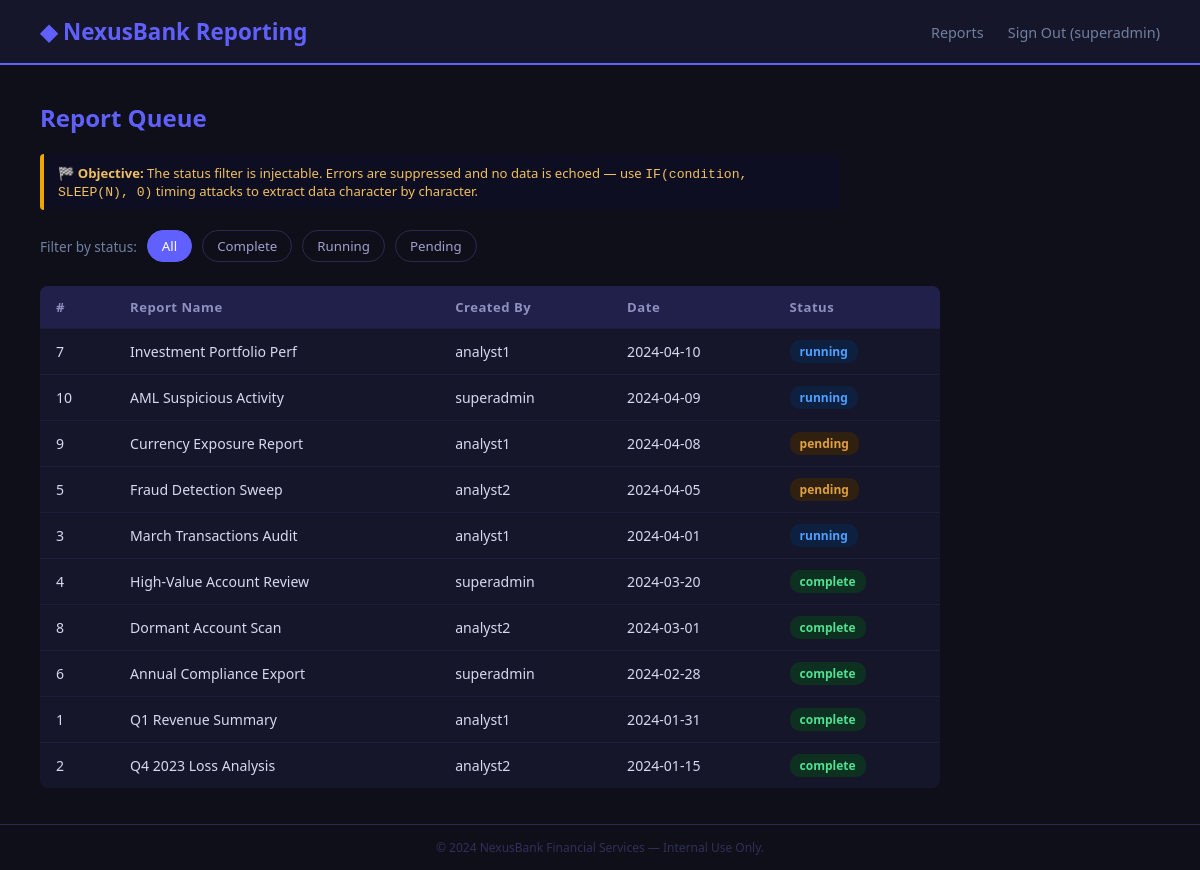
Screenshot of /app2/src/reports.php (signed in) with the database file from the repository.
### tables this page shows
CREATE TABLE reports (
  id          INT AUTO_INCREMENT PRIMARY KEY,
  report_name VARCHAR(100) NOT NULL,
  created_by  VARCHAR(80)  NOT NULL,
  created_at  DATETIME     NOT NULL DEFAULT CURRENT_TIMESTAMP,
  status      VARCHAR(20)  NOT NULL DEFAULT 'pending',
  parameters  TEXT
);

### app2/src/reports.php (the view, shortened to what this page needs)
<?php
require 'config.php';
$statusFilter = $_GET['status'] ?? 'all';
$rows = [];
try {
    if ($statusFilter === 'all') {
        $stmt = $pdo->query("SELECT id, report_name, created_by, DATE(created_at) AS date, status FROM reports ORDER BY created_at DESC");
    } else {
        $sql  = "SELECT id, report_name, created_by, DATE(created_at) AS date, status FROM reports WHERE status = '$statusFilter' ORDER BY created_at DESC";
        $stmt = $pdo->query($sql);
    }
    $rows = $stmt->fetchAll(PDO::FETCH_ASSOC);
} catch (PDOException $e) {
    $rows = [];
}
?>
<!DOCTYPE html>
<html lang="en">
<head>
</head>
<body>
<header>
  <div class="logo">&#9670; NexusBank Reporting</div>
  <nav>
    <a href="reports.php">Reports</a>
    <a href="logout.php">Sign Out (<?= htmlspecialchars($_SESSION['username']) ?>)</a>
  </nav>
</header>
<div class="main">
  <h2>Report Queue</h2>
  <div class="objective">&#127937; <strong>Objective:</strong> The status filter is injectable. Errors are suppressed and no data is echoed — use <code>IF(condition, SLEEP(N), 0)</code> timing attacks to extract data character by character.</div>
  <div class="filters">
    <span>Filter by status:</span>
    <a href="reports.php?status=all"      class="<?= $statusFilter==='all'     ?'active':'' ?>">All</a>
    <a href="reports.php?status=complete" class="<?= $statusFilter==='complete'?'active':'' ?>">Complete</a>
    <a href="reports.php?status=running"  class="<?= $statusFilter==='running' ?'active':'' ?>">Running</a>
    <a href="reports.php?status=pending"  class="<?= $statusFilter==='pending' ?'active':'' ?>">Pending</a>
  </div>
  <table>
    <thead>
      <tr><th>#</th><th>Report Name</th><th>Created By</th><th>Date</th><th>Status</th></tr>
    </thead>
    <tbody>
    <?php foreach ($rows as $r): ?>
      <tr>
        <td><?= (int)$r['id'] ?></td>
        <td><?= htmlspecialchars($r['report_name']) ?></td>
        <td><?= htmlspecialchars($r['created_by']) ?></td>
        <td><?= htmlspecialchars($r['date']) ?></td>
        <td><span class="badge <?= htmlspecialchars($r['status']) ?>"><?= htmlspecialchars($r['status']) ?></span></td>
      </tr>
    <?php endforeach; ?>
    </tbody>
  </table>
</div>
<footer>&copy; 2024 NexusBank Financial Services — Internal Use Only.</footer>
</body>
</html>

### app2/src/reports.php (style rules this page uses)
* { box-sizing:border-box;margin:0;padding:0 }
body { font-family:'Segoe UI',Arial,sans-serif;background:#0f0f1a;color:#d8d8f0;min-height:100vh;display:flex;flex-direction:column }
header { background:#16162a;padding:16px 40px;display:flex;align-items:center;justify-content:space-between;border-bottom:2px solid #6060ff }
.logo { font-size:1.4rem;font-weight:700;color:#6060ff }
nav a { color:#7080a0;text-decoration:none;margin-left:20px;font-size:0.9rem }
.main { flex:1;padding:36px 40px }
h2 { color:#6060ff;margin-bottom:20px }
.objective { background:#0e0e22;border-left:4px solid #f0a500;padding:10px 14px;margin-bottom:20px;font-size:0.82rem;color:#f0c060;border-radius:4px;max-width:800px }
.filters { display:flex;gap:10px;margin-bottom:24px;flex-wrap:wrap;align-items:center }
.filters span { font-size:0.85rem;color:#7080a0 }
.filters a { padding:6px 14px;border:1px solid #2a2a50;border-radius:20px;text-decoration:none;color:#a0a0d0;font-size:0.83rem }
.filters a.active,.filters a:hover { background:#6060ff;color:#fff;border-color:#6060ff }
table { width:100%;border-collapse:collapse;background:#16162a;border-radius:8px;overflow:hidden;max-width:900px }
th { background:#20204a;padding:12px 16px;text-align:left;font-size:0.82rem;color:#9090c0;letter-spacing:.5px }
td { padding:11px 16px;font-size:0.88rem;border-top:1px solid #1e1e38 }
.badge { display:inline-block;padding:3px 10px;border-radius:10px;font-size:0.75rem;font-weight:600 }
.badge.complete { background:#0d3020;color:#50e090 }
.badge.running { background:#0d2040;color:#50a0ff }
.badge.pending { background:#302010;color:#e0a040 }
footer { text-align:center;padding:14px;font-size:0.75rem;color:#30305a;border-top:1px solid #2a2a50 }

### rows the page displays
reports: id "7", report_name "Investment Portfolio Perf", created_by "analyst1", date "2024-04-10", status "running"
reports: id "10", report_name "AML Suspicious Activity", created_by "superadmin", date "2024-04-09", status "running"
reports: id "9", report_name "Currency Exposure Report", created_by "analyst1", date "2024-04-08", status "pending"
reports: id "5", report_name "Fraud Detection Sweep", created_by "analyst2", date "2024-04-05", status "pending"
reports: id "3", report_name "March Transactions Audit", created_by "analyst1", date "2024-04-01", status "running"
reports: id "4", report_name "High-Value Account Review", created_by "superadmin", date "2024-03-20", status "complete"
reports: id "8", report_name "Dormant Account Scan", created_by "analyst2", date "2024-03-01", status "complete"
reports: id "6", report_name "Annual Compliance Export", created_by "superadmin", date "2024-02-28", status "complete"
reports: id "1", report_name "Q1 Revenue Summary", created_by "analyst1", date "2024-01-31", status "complete"
reports: id "2", report_name "Q4 2023 Loss Analysis", created_by "analyst2", date "2024-01-15", status "complete"

### other values shown
$_SESSION['username'] "superadmin"
